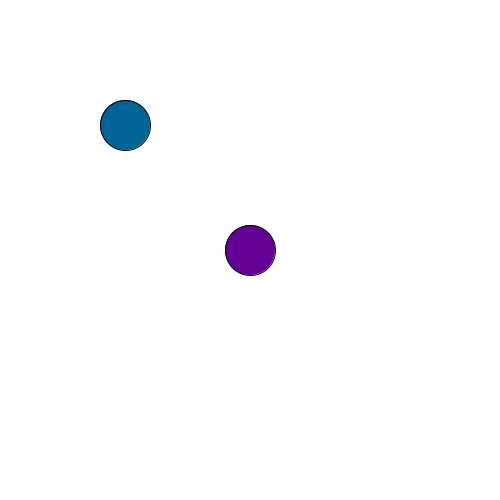
Frame 1 (no input)
Frame 60 (the mouse pressed at the canvas centre just before this capture): identical to frame 1, image omitted
Frame 120 (the mouse held since frame 60 and released just before this capture): identical to frame 1, image omitted

The Processing sketch that drew this single still picture (run headless with seeded random() and noise(); from frame 60 on, the mouse is pressed at the canvas centre):

// Processing sketch: floatReturn_CalcDistanceBetweenTwoEllipses
// ── floatReturn_CalcDistanceBetweenTwoEllipses.pde
//function return type float 

float x1Pos, y1Pos; 
float x2Pos, y2Pos; 
int size = 50; 

void setup() {
  size(500, 500); 
  x1Pos = width/2; 
  y1Pos = height/2;
  x2Pos = width/4;
  y2Pos = height/4; 
}

void draw() {
  background(255); 

  fill(100, 0, 150); 
  ellipse(x1Pos, y1Pos, size, size); 
  
  fill(0, 100, 150); 
  ellipse(x2Pos, y2Pos, size, size); 

  println(calculateDistance(x1Pos, y1Pos, x2Pos, y2Pos)); 
}


float calculateDistance(float shape1X, float shape1Y, float shape2X, float shape2Y) {
  float dist = dist(shape1X, shape1Y, shape2X, shape2Y); //instead of calculating 
  //the distance between a position and our mouse, we add a parameter for a second position
  
  return dist;
}
